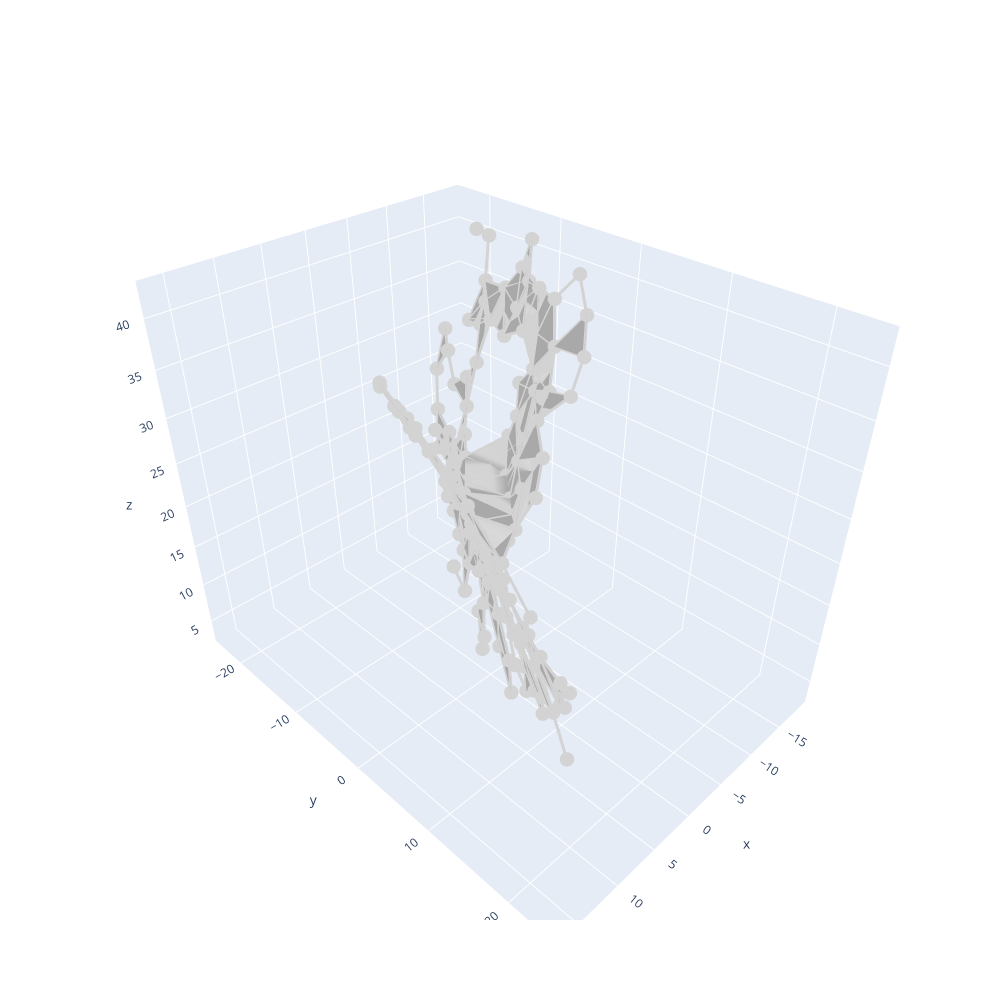

Here is the notebook cell this chart was saved with:
### Code cell
from src import Complex
rips_lms = Complex(lms[:150], 5)
rips_lms.draw_complex()
rips_lms.count_simplexes()
